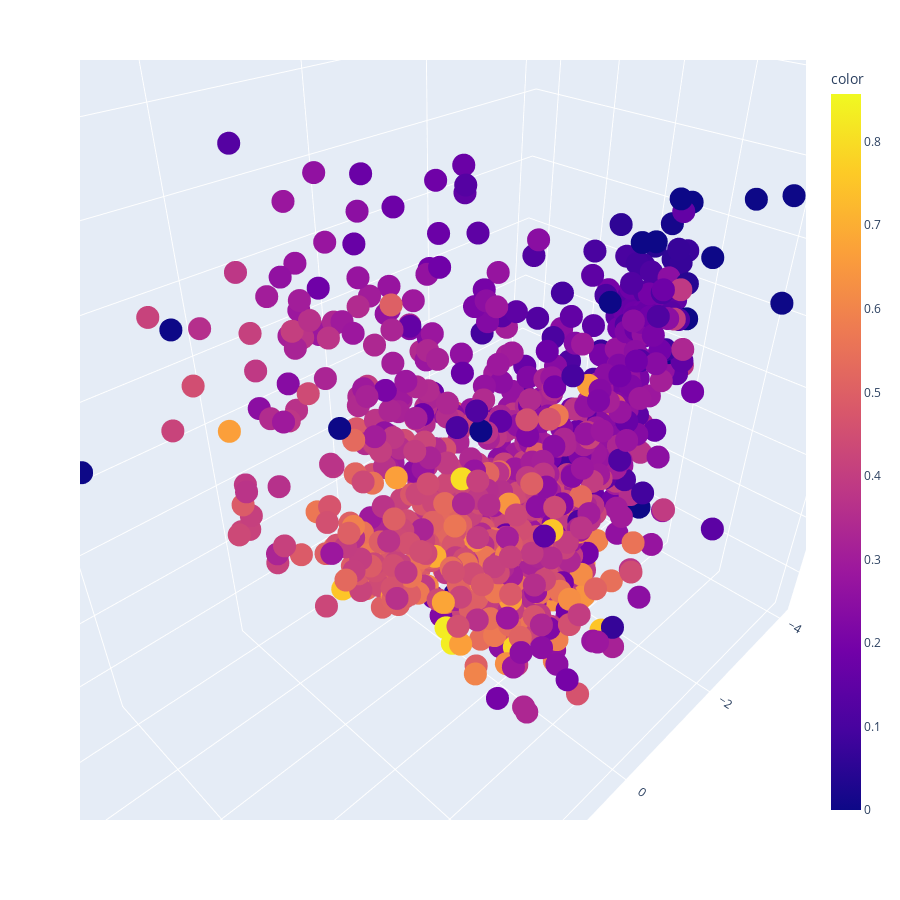

Notebook code cell kept with this figure:
### Code cell
# Représentation dynamique des composantes
#components = pca.fit_transform(sc_dpe)
var = pca.explained_variance_ratio_.sum() # variance expliquée
# Plot de la figure
fig = px.scatter_3d(data_frame=result[['PCA0','PCA1','PCA2']], x = 'PCA0', y='PCA1', z='PCA2',
                   color=result['energivore'],width=900,height=900)

fig.show()

### Figure 1 — Plotly figure (JSON) as saved in the notebook; plotly's stock layout.template omitted (floating-point values rounded to 4 significant figures; data arrays with more than 128 entries replaced by an {"elided": "..."} marker saying what was removed)
{"data": [{"hovertemplate": "PCA0=%{x}<br>PCA1=%{y}<br>PCA2=%{z}<br>color=%{marker.color}<extra></extra>", "legendgroup": "", "marker": {"color": {"elided": "1005 float values"}, "coloraxis": "coloraxis", "symbol": "circle"}, "mode": "markers", "name": "", "scene": "scene", "showlegend": false, "type": "scatter3d", "x": {"elided": "1005 float values"}, "y": {"elided": "1005 float values"}, "z": {"elided": "1005 float values"}}], "layout": {"coloraxis": {"colorbar": {"title": {"text": "color"}}, "colorscale": [[0, "#0d0887"], [0.1111, "#46039f"], [0.2222, "#7201a8"], [0.3333, "#9c179e"], [0.4444, "#bd3786"], [0.5556, "#d8576b"], [0.6667, "#ed7953"], [0.7778, "#fb9f3a"], [0.8889, "#fdca26"], [1, "#f0f921"]]}, "height": 900, "legend": {"tracegroupgap": 0}, "margin": {"t": 60}, "scene": {"aspectmode": "auto", "aspectratio": {"x": 1.243, "y": 0.7339, "z": 1.096}, "camera": {"center": {"x": 0, "y": 0, "z": 0}, "eye": {"x": 0.8065, "y": 0.8065, "z": 0.8065}, "projection": {"type": "perspective"}, "up": {"x": 0, "y": 0, "z": 1}}, "domain": {"x": [0, 1], "y": [0, 1]}, "xaxis": {"title": {"text": "PCA0"}, "type": "linear"}, "yaxis": {"title": {"text": "PCA1"}, "type": "linear"}, "zaxis": {"title": {"text": "PCA2"}, "type": "linear"}}, "width": 900}}
